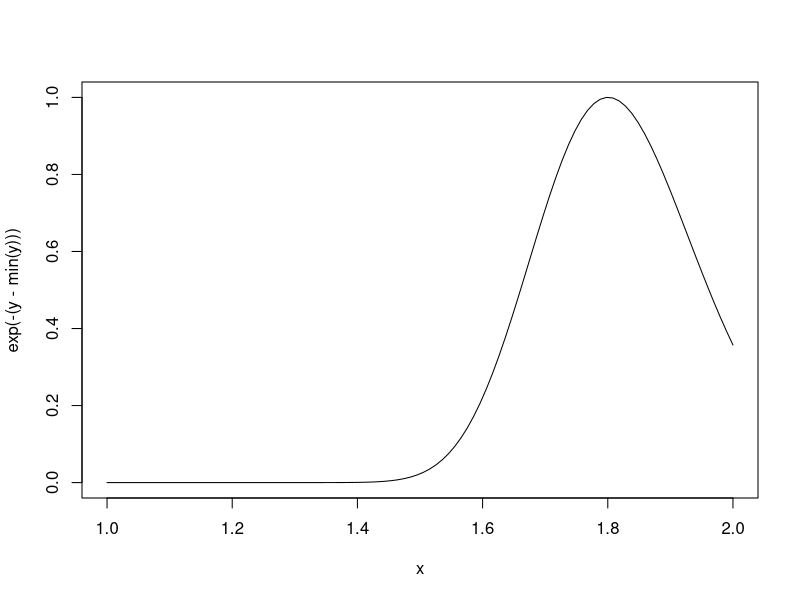
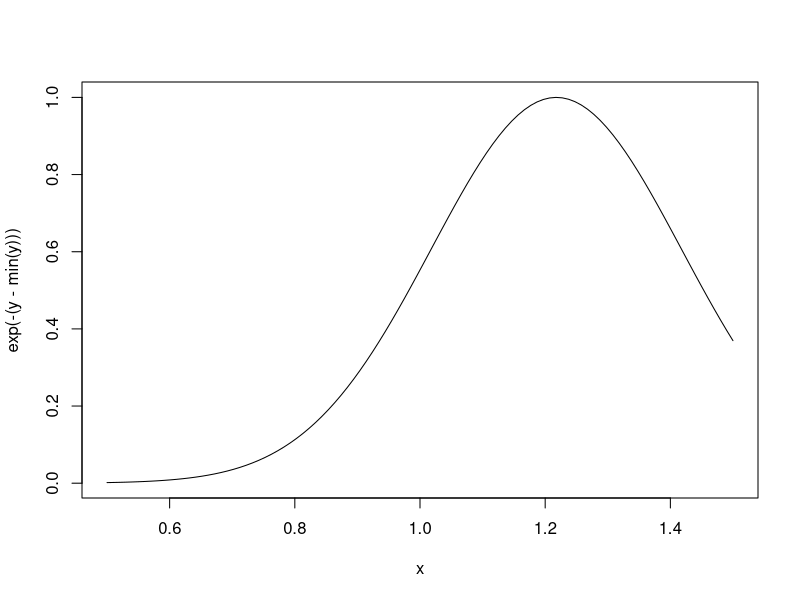

Here is the R script that generated these plots, in order:

make.power <- function(n){
  pow <- function(x){
    x^n
  }
  pow
}

cube <- make.power(3) 
square <- make.power(2)
cube(8)
square(8)


ls(environment(cube))
get("n", environment(cube))
ls(environment(square))
get("n", environment(square))


##
y <- 10

f <- function(x){
  y <- 2
  y^2 + g(x)
}

g <- function(x){
  x*y
}

f(3)

# maximizing to normal likelihood
## negative log-likelihood
make.NegLogLik <- function(data, fixed = c(FALSE, FALSE)){
  params <- fixed
  function(p){
    params[!fixed] <- p
    mu <- params[1]
    sigma <- params[2]
    a <- -0.5*length(data)*log(2*pi*sigma^2)
    b <- -0.5*sum((data-mu)^2)/(sigma^2) 
    -(a+b)
  }
}

##
set.seed(1); normals <- rnorm(100, 1, 2)

nLL <- make.NegLogLik(normals)
ls(environment(nLL))

optim(c(mu=0, sigma = 1), nLL)$par

nLL <- make.NegLogLik(normals, c(FALSE, 2))
optimize(nLL, c(1,3))$minimum

nLL <- make.NegLogLik(normals, c(1, FALSE))
optimize(nLL, c(1e-6, 10))$minimum

##

nLL <- make.NegLogLik(normals, c(1, FALSE))
x <- seq(1, 2, len = 100)
y <- sapply(x, nLL)
plot(x, exp(-(y-min(y))), type = "l")

nLL <- make.NegLogLik(normals, c(FALSE, 2))
x <- seq(0.5, 1.5, len = 100)
y <- sapply(x, nLL)
plot(x, exp(-(y-min(y))), type = "l")
